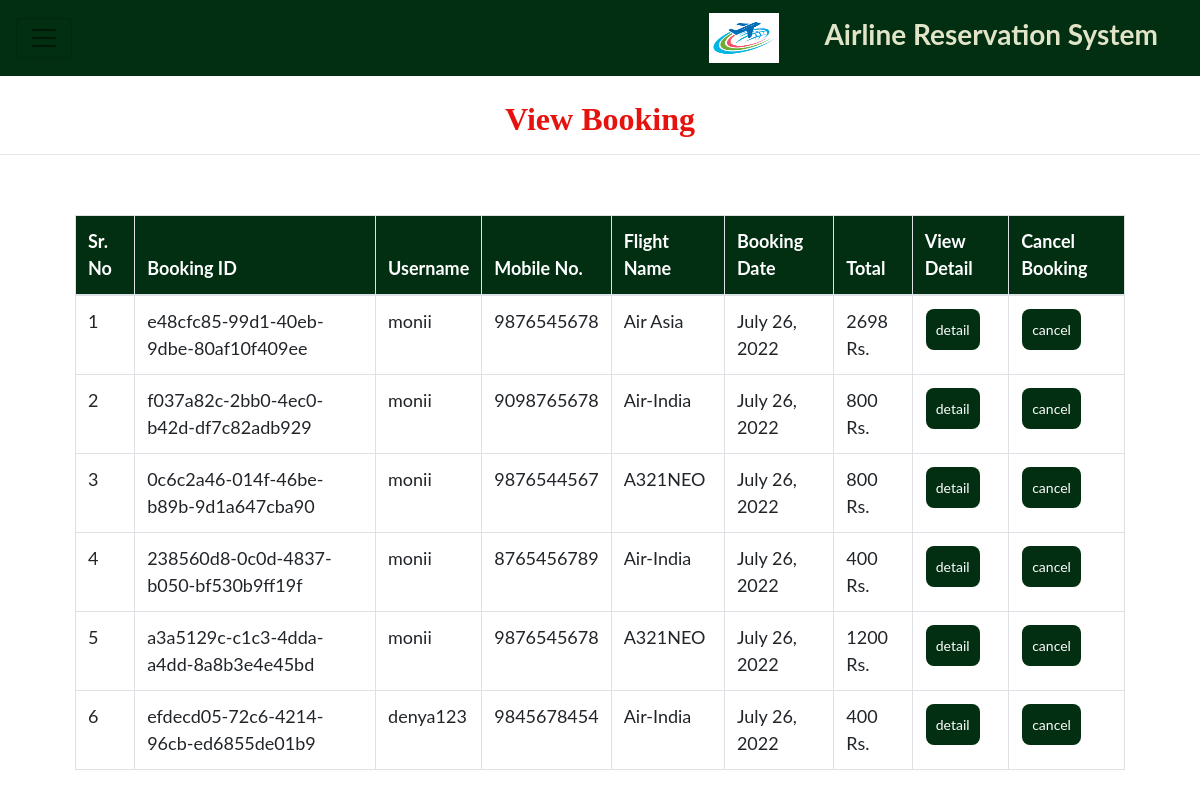
Page /admin_view_booking/ (signed in) on the committed database.
### air/models.py (models this page shows, shortened)
class Booking(models.Model):
    user = models.ForeignKey(User,related_name='+', on_delete=models.CASCADE, null=True)
    airline = models.ForeignKey(Airline, on_delete=models.CASCADE, null=True)
    mobile = models.IntegerField()
    booking_id = models.UUIDField(primary_key=True, default=uuid.uuid4, editable=False)
    total_price = models.CharField(max_length=100, null=True, blank=True)
    city = models.CharField(max_length=100, null=True, blank=True)
    state = models.CharField(max_length=100, null=True, blank=True)
    country = models.CharField(max_length=100, null=True, blank=True)
    pincode = models.CharField(max_length=100, null=True, blank=True)
    date = models.DateField(null=True, blank=True)

class Airline(models.Model):
    company_name = models.CharField(max_length=100,null=True)
    flight_name = models.CharField(max_length=100,null=True)
    airport_name = models.CharField(max_length=100,null=True)
    airline_number = models.CharField(max_length=100,null=True)
    from_city = models.CharField(max_length=100,null=True,choices=CITY_CHOICE)
    from_city_arrival = models.TimeField()
    from_city_departure = models.TimeField()
    to_city_arrival = models.TimeField()
    to_city_departure = models.TimeField()
    to_city = models.CharField(max_length=100,null=True,choices=CITY_CHOICE)
    days = models.TextField(null=True)
    fare_economy =models.CharField(max_length=100,null=True)
    number_of_seat_e =models.CharField(max_length=100,null=True)
    number_of_seat_b =models.CharField(max_length=100,null=True)
    fare_business =models.CharField(max_length=100,null=True)
    image = models.FileField(null=True)

### air/views.py (the view)
# urls.py: path('admin_view_booking/', Admin_View_Booking, name='admin_view_booking'),
def Admin_View_Booking(request):
    if not request.user.is_authenticated:
        return redirect('login')
    book = Booking.objects.all()
    d = {'book': book}
    return render(request, 'admin_viewBokking.html', d)

### air/templates/admin_viewBokking.html (shortened to what this page needs)
{% extends 'home.html' %}
{% block body %}
<center><h2 style = "font-family : 'Monotype Corsiva' ; color : #E6120E ; font-weight : bold;margin-top:2%">View Booking</h2></center><hr>
 <div class="container" style="width:90%">
<table class="table table-bordered" id="myTable">
  <thead>
  <tr>
    <th>Sr. No</th>
    <th>Booking ID</th>
    <th>Username</th>
      <th>Mobile No.</th>
    <th>Flight Name</th>
    <th>Booking Date</th>
      <th>Total</th>
    <th>View Detail</th>
    <th>Cancel Booking</th>
  </tr>
  </thead>
   <tbody>
{% for i in book %}
  <tr>
      <td>{{forloop.counter}}</td>
    <td>{{i.booking_id}}</td>
    <td>{{i.user.username}}</td>
       <td>{{i.mobile}}</td>
    <td>{{i.airline.flight_name}}</td>
    <td>{{i.date}}</td>
      <td>{{i.total_price}} Rs.</td>
      <td><a href="{% url 'booking_detail' i.booking_id %}"><button class="button button1">detail</button></a></td>
      <td><a href="{% url 'delete_booking' i.booking_id %}" onclick="return confirm('Are you sure?')"><button class="button button1" id="#delete">cancel</button></a></td>
  </tr>
   {% endfor %}
    </tbody>
</table>
 </div>
{% endblock %}

### air/templates/home.html (shortened to what this page needs)
<!DOCTYPE html>
{% load static %}
<html lang="en">
<head>
    <link rel="stylesheet" href="https://maxcdn.bootstrapcdn.com/bootstrap/4.0.0-alpha.6/css/bootstrap.min.css"
>
     <link rel = stylesheet href = "//cdn.datatables.net/1.10.19/css/jquery.dataTables.min.css">
</head>
<body>
<nav class="navbar navbar-toggleable-md navbar-light bg-faded" style="background-color: rgb(2, 46, 17);">
    <button class="navbar-toggler navbar-toggler-right" type="button" data-toggle="collapse"
            data-target="#navbarNavDropdown" aria-controls="navbarNavDropdown" aria-expanded="false"
            aria-label="Toggle navigation">
        <span class="navbar-toggler-icon"></span>
    </button>
  <a class="navbar-brand" href="#">
    <img src="{% static 'images/img7.png' %}" width="50" height="50" class="d-inline-block align-top" alt="" style="width:70px">
      <span style="margin-left:30px;color:rgb(226, 228, 199);font-size:28px;padding:10px"><b>Airline Reservation System</b></u> </span></a>
</nav>
{% block body %}
{% endblock %}
</body>
</html>

### air/templates/home.html (style rules this page uses)
.button { background-color: rgb(2, 46, 17); border: none; color: white; padding: 10px; text-align: center; text-decoration: none; display: inline-block; font-size: 14px; margin: 1px 1px; cursor: pointer; }
.button1 { border-radius: 8px; }
* { box-sizing: border-box; }
#myTable { border-collapse: collapse; width: 100%; border: 1px solid #ddd; font-size: 18px; }
#myTable th { text-align: left; padding: 12px; background-color:rgb(2, 46, 17) ; color: white; }
#myTable td { text-align: left; padding: 12px; background-color: white; }
#myTable tr { border-bottom: 1px solid #ddd; }
body { font-family: "Lato", sans-serif; }

### rows in the picture
Booking: booking_id "e48cfc85-99d1-40eb-9dbe-80af10f409ee", user.username "monii", mobile "9876545678", airline.flight_name "Air Asia", date "July 26, 2022", total_price "2698"
Booking: booking_id "f037a82c-2bb0-4ec0-b42d-df7c82adb929", user.username "monii", mobile "9098765678", airline.flight_name "Air-India", date "July 26, 2022", total_price "800"
Booking: booking_id "0c6c2a46-014f-46be-b89b-9d1a647cba90", user.username "monii", mobile "9876544567", airline.flight_name "A321NEO", date "July 26, 2022", total_price "800"
Booking: booking_id "238560d8-0c0d-4837-b050-bf530b9ff19f", user.username "monii", mobile "8765456789", airline.flight_name "Air-India", date "July 26, 2022", total_price "400"
Booking: booking_id "a3a5129c-c1c3-4dda-a4dd-8a8b3e4e45bd", user.username "monii", mobile "9876545678", airline.flight_name "A321NEO", date "July 26, 2022", total_price "1200"
Booking: booking_id "efdecd05-72c6-4214-96cb-ed6855de01b9", user.username "denya123", mobile "9845678454", airline.flight_name "Air-India", date "July 26, 2022", total_price "400"
